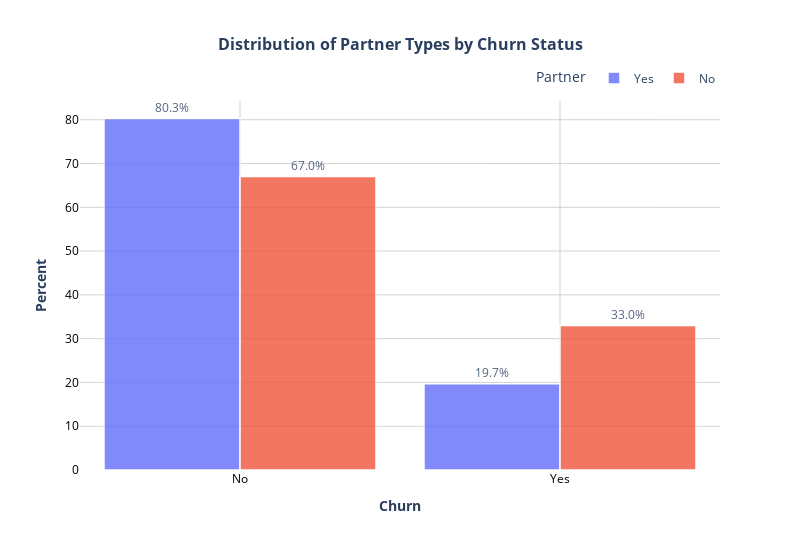

Notebook code cell kept with this figure:
### Code cell
#Ahora veremos la distribución de churn por dependientes
plot_histogram(df, x="Churn", color="Partner",
               title="<b>Distribution of Partner Types by Churn Status</b>")

### Figure 1 — Plotly figure (JSON) as saved in the notebook; plotly's stock layout.template omitted (floating-point values rounded to 4 significant figures; data arrays with more than 128 entries replaced by an {"elided": "..."} marker saying what was removed)
{"data": [{"alignmentgroup": "True", "bingroup": "x", "histnorm": "percent", "hovertemplate": "Partner=Yes<br>Churn=%{x}<br>percent=%{y}<extra></extra>", "legendgroup": "Yes", "marker": {"color": "#636efa", "line": {"color": "white", "width": 1.5}, "pattern": {"shape": ""}}, "name": "Yes", "offsetgroup": "Yes", "opacity": 0.8, "orientation": "v", "showlegend": true, "textposition": "outside", "texttemplate": "%{y:.1f}%", "type": "histogram", "x": {"elided": "3393 str values"}, "xaxis": "x", "yaxis": "y"}, {"alignmentgroup": "True", "bingroup": "x", "histnorm": "percent", "hovertemplate": "Partner=No<br>Churn=%{x}<br>percent=%{y}<extra></extra>", "legendgroup": "No", "marker": {"color": "#EF553B", "line": {"color": "white", "width": 1.5}, "pattern": {"shape": ""}}, "name": "No", "offsetgroup": "No", "opacity": 0.8, "orientation": "v", "showlegend": true, "textposition": "outside", "texttemplate": "%{y:.1f}%", "type": "histogram", "x": {"elided": "3639 str values"}, "xaxis": "x", "yaxis": "y"}], "layout": {"bargap": 0.15, "barmode": "group", "font": {"size": 12}, "height": 550, "legend": {"orientation": "h", "title": {"text": "Partner"}, "tracegroupgap": 0, "x": 1, "xanchor": "right", "y": 1.02, "yanchor": "bottom"}, "paper_bgcolor": "white", "plot_bgcolor": "white", "title": {"font": {"size": 16}, "text": "<b><b>Distribution of Partner Types by Churn Status</b></b>", "x": 0.5}, "width": 800, "xaxis": {"anchor": "y", "domain": [0, 1], "gridcolor": "lightgray", "gridwidth": 1, "showgrid": true, "tickfont": {"color": "black", "size": 12}, "title": {"text": "<b>Churn</b>"}}, "yaxis": {"anchor": "x", "domain": [0, 1], "gridcolor": "lightgray", "gridwidth": 1, "showgrid": true, "tickfont": {"color": "black", "size": 12}, "title": {"text": "<b>Percent</b>"}}}}
